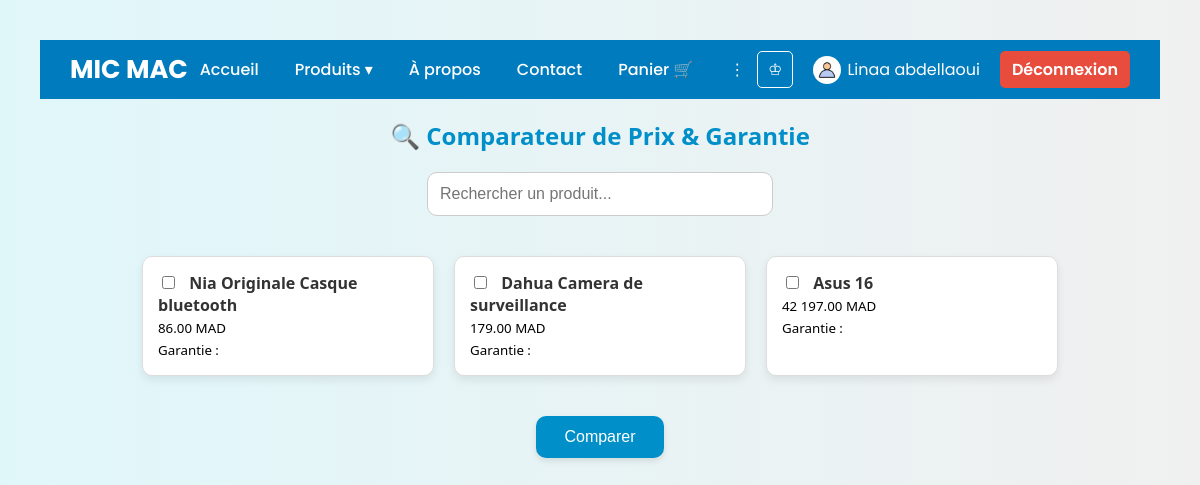
The app's page /comparateur.php (signed in) with its own data.
### tables this page shows
CREATE TABLE `produits` (
  `id` int(11) NOT NULL,
  `nom` varchar(255) NOT NULL,
  `description` text DEFAULT NULL,
  `prix` decimal(10,2) NOT NULL,
  `garantie` varchar(100) DEFAULT NULL,
  `categorie` varchar(100) DEFAULT NULL,
  `image` varchar(255) DEFAULT NULL,
  `date_ajout` datetime DEFAULT current_timestamp()
);

### comparateur.php (the view, shortened to what this page needs)
<?php
require_once 'db/connexion.php';
$produits = $pdo->query("SELECT id, nom, prix, garantie FROM produits ORDER BY prix ASC")->fetchAll(PDO::FETCH_ASSOC);
?>
<!DOCTYPE html>
<html lang="fr">
<head>
</head>
<body>
  <?php include 'includes/header.php'; ?>
<h2>🔍 Comparateur de Prix & Garantie</h2>
<input type="text" id="search-bar" placeholder="Rechercher un produit..." onkeyup="filterProduits()">
<form method="POST" action="get_comparaison.php" onsubmit="return validerComparaison();">
  <div id="produit-list">
    <?php foreach ($produits as $produit): ?>
      <div class="produit">
        <label>
          <input type="checkbox" name="ids[]" value="<?= $produit['id'] ?>">
          <span class="product-name"><?= htmlspecialchars($produit['nom']) ?></span><br>
          <small><?= number_format($produit['prix'], 2, '.', ' ') ?> MAD</small><br>
          <small>Garantie : <?= htmlspecialchars($produit['garantie']) ?></small>
        </label>
      </div>
    <?php endforeach; ?>
  </div>
  <button type="submit">Comparer</button>
</form>
</body>
</html>

### comparateur.php (style rules this page uses)
body { font-family: 'Segoe UI', sans-serif; background: linear-gradient(to right, #e0f7fa, #f0f0f0); padding: 40px; margin: 0; }
h2 { text-align: center; color: #008fc9; margin-bottom: 20px; }
#search-bar { display: block; margin: 0 auto 30px auto; padding: 12px; width: 320px; border: 1px solid #ccc; border-radius: 10px; font-size: 16px; }
.produit { background: white; border: 1px solid #ddd; padding: 15px; margin: 10px; border-radius: 10px; box-shadow: 0 4px 8px rgba(0,0,0,0.08); width: 260px; transition: transform 0.2s ease; }
.produit input { margin-right: 10px; }
#produit-list { display: flex; flex-wrap: wrap; justify-content: center; }
button { display: block; margin: 30px auto; padding: 12px 28px; background: #008fc9; color: white; border: none; border-radius: 10px; font-size: 16px; cursor: pointer; box-shadow: 0 3px 6px rgba(0,0,0,0.1); }
.product-name { font-weight: bold; color: #333; }

### records on screen
produits: nom "Nia Originale Casque bluetooth", prix "86.00"
produits: nom "Dahua Camera de surveillance", prix "179.00"
produits: nom "Asus 16", prix "42 197.00"

### other values on screen
$_SESSION['username'] "Linaa abdellaoui"
